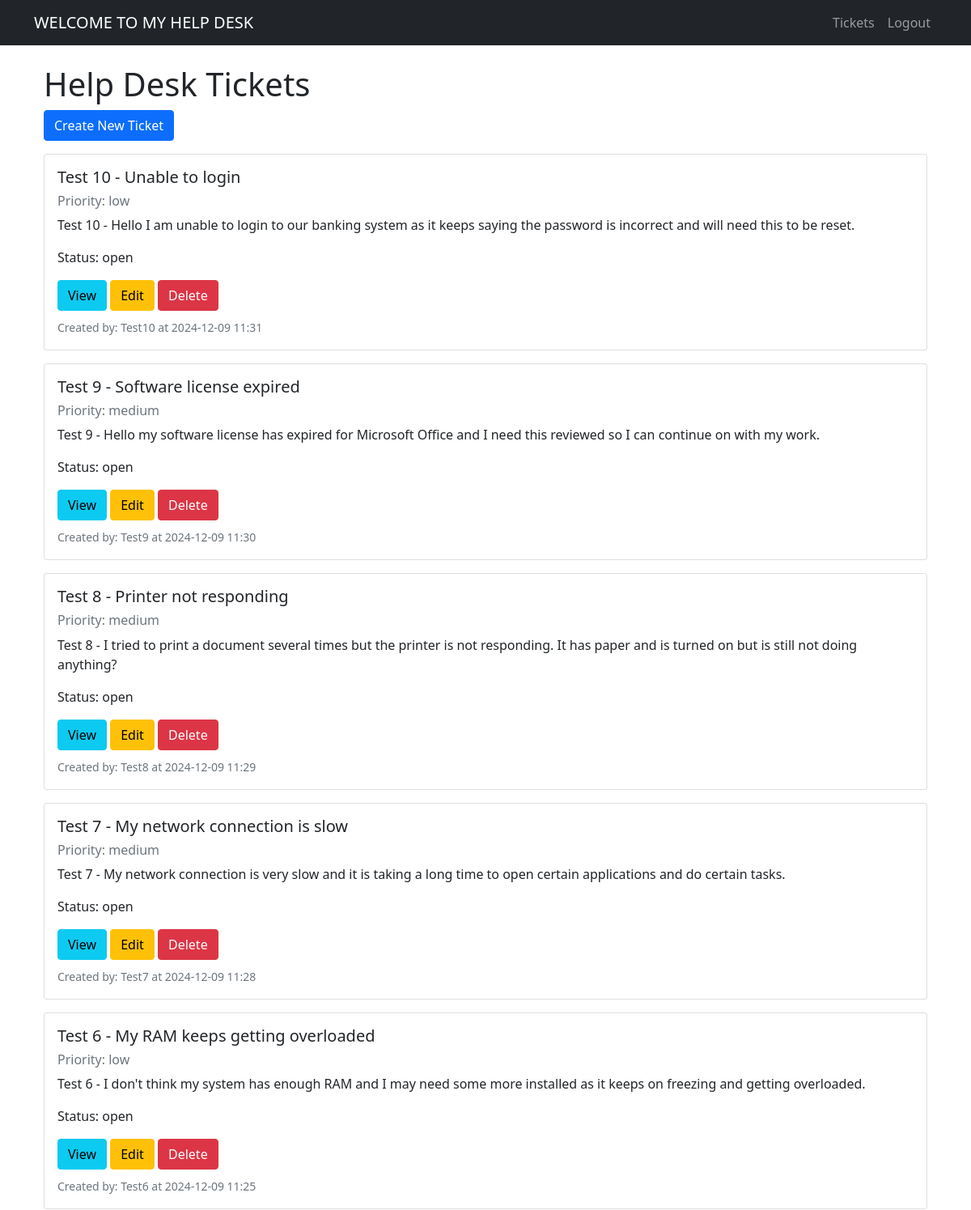
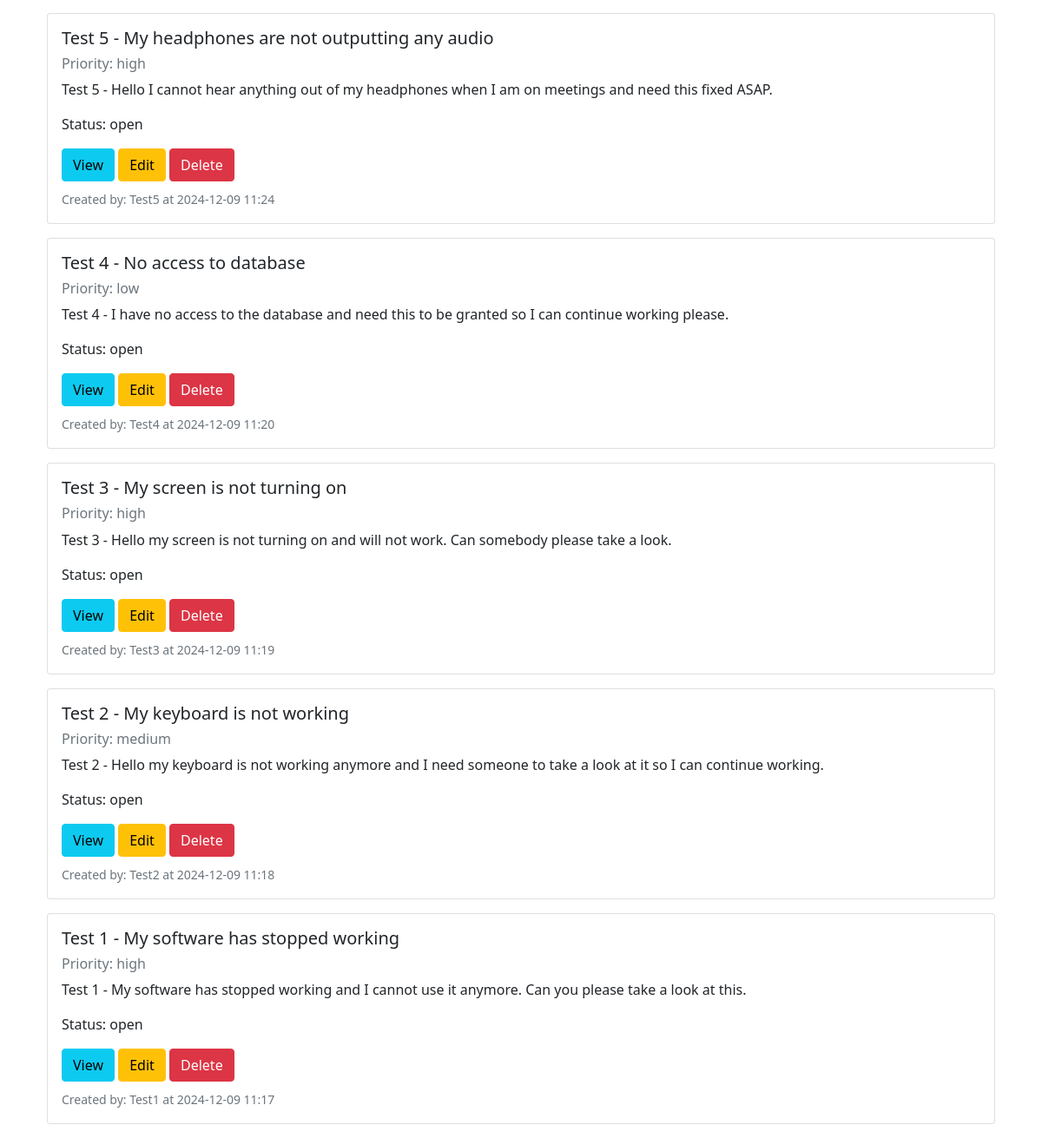
The app's page /tickets (signed in) with its own data (2 pictures, top to bottom).
### app/models.py (models this page shows, shortened)
class Ticket(db.Model):
    id = db.Column(db.Integer, primary_key=True)
    title = db.Column(db.String(100), nullable=False)
    description = db.Column(db.Text, nullable=False)
    status = db.Column(db.String(20), default='open')
    priority = db.Column(db.String(20), default='medium')
    created_at = db.Column(db.DateTime, default=datetime.now)
    updated_at = db.Column(db.DateTime, default=datetime.now, onupdate=datetime.now)
    author_id = db.Column(db.Integer, db.ForeignKey('user.id'), nullable=False)
    assigned_to = db.Column(db.Integer, db.ForeignKey('user.id'))
    comments = db.relationship('Comment', backref='ticket', lazy='dynamic', cascade='all, delete-orphan')

class User(UserMixin, db.Model):
    id = db.Column(db.Integer, primary_key=True)
    username = db.Column(db.String(64), unique=True, nullable=False)
    email = db.Column(db.String(120), unique=True, nullable=False)
    password_hash = db.Column(db.String(128))
    is_admin = db.Column(db.Boolean, default=False)
    created_at = db.Column(db.DateTime, default=datetime.now)
    tickets_created = db.relationship('Ticket', backref='author', lazy='dynamic', foreign_keys='Ticket.author_id')
    tickets_assigned = db.relationship('Ticket', backref='assigned_user', lazy='dynamic', foreign_keys='Ticket.assigned_to')
    comments = db.relationship('Comment', backref='author', lazy='dynamic')

### app/routes/tickets.py (the view)
@bp.route('/tickets')
@login_required
def list_tickets():
    if current_user.is_admin:
        tickets = Ticket.query.order_by(Ticket.created_at.desc()).all()
    else:
        tickets = Ticket.query.filter_by(author=current_user).order_by(Ticket.created_at.desc()).all()
    return render_template('tickets/list.html', tickets=tickets)

### app/__init__.py (called while the page is built)
def create_app(config_class=Config):
    app = Flask(__name__)
    app.config.from_object(config_class)
    db.init_app(app)
    login_manager.init_app(app)
    from app.routes.main import bp as main_bp
    from app.routes.auth import bp as auth_bp
    from app.routes.tickets import bp as tickets_bp
    app.register_blueprint(main_bp)
    app.register_blueprint(auth_bp)
    app.register_blueprint(tickets_bp)
    @login_manager.user_loader
    def load_user(id):
        from app.models import User
        return User.query.get(int(id))
    return app

### app/templates/tickets/list.html
{% extends "base.html" %} {% block title %}Tickets{% endblock %} {% block
content %}
<div class="container">
  <h1>Help Desk Tickets</h1>
  <div class="mb-3">
    <a href="{{ url_for('tickets.create_ticket') }}" class="btn btn-primary"
      >Create New Ticket</a
    >
  </div>
   {% if tickets %} {%
  for ticket in tickets %}
  <div class="card mb-3">
    <div class="card-body">
      <h5 class="card-title">{{ ticket.title }}</h5>
      <h6 class="text-muted">Priority: {{ ticket.priority }}</h6>
      <p class="card-text">{{ ticket.description }}</p>
      <p>Status: {{ ticket.status }}</p>
      <div>
        <a
          href="{{ url_for('tickets.view_ticket', id=ticket.id) }}"
          class="btn btn-info"
          >View</a
        >
        <a
          href="{{ url_for('tickets.update_ticket', id=ticket.id) }}"
          class="btn btn-warning"
          >Edit</a
        >
         {% if current_user.is_admin %}
        <a
          href="{{ url_for('tickets.delete_ticket', id=ticket.id) }}"
          class="btn btn-danger"
          onclick="return confirm('Are you sure you want to delete this ticket?');"
          >Delete</a
        >
        {% endif %}
      </div>
      <div class="mt-2">
        <small class="text-muted"
          >Created by: {{ ticket.author.username }} at {{
          ticket.created_at.strftime('%Y-%m-%d %H:%M') }}</small
        >
      </div>
    </div>
  </div>
  {% endfor %} {% else %}
  <div class="alert alert-info">No tickets found.</div>
  {% endif %}
</div>
{% endblock %}

### app/templates/base.html (shortened to what this page needs)
<!DOCTYPE html>
<html>
  <head>
    <link
      rel="stylesheet"
      href="https://cdn.jsdelivr.net/npm/bootstrap@5.1.3/dist/css/bootstrap.min.css"
    />
  </head>
  <body>
    <nav class="navbar navbar-expand-lg navbar-dark bg-dark">
      <div class="container">
        <a class="navbar-brand" href="{{ url_for('main.index') }}">WELCOME TO MY HELP DESK</a>
        <div class="navbar-nav">
           {% if
          current_user.is_authenticated %}
          <a
            class="nav-item nav-link"
            href="{{ url_for('tickets.list_tickets') }}"
            >Tickets</a
          >
          <a class="nav-item nav-link" href="{{ url_for('auth.logout') }}"
            >Logout</a
          >
          {% endif %}
        </div>
      </div>
    </nav>
    <div class="container mt-4">
       {% block content %}{% endblock %}
    </div>
  </body>
</html>

### records on screen
Ticket: title "Test 10 - Unable to login", priority "low", description "Test 10 - Hello I am unable to login to our banking system as it keeps saying the password is incorrect and will need this to be reset.", status "open", author.username "Test10", created_at "2024-12-09 11:31"
Ticket: title "Test 9 - Software license expired", priority "medium", description "Test 9 - Hello my software license has expired for Microsoft Office and I need this reviewed so I can continue on with my work.", status "open", author.username "Test9", created_at "2024-12-09 11:30"
Ticket: title "Test 8 - Printer not responding", priority "medium", description "Test 8 - I tried to print a document several times but the printer is not responding. It has paper and is turned on but is still not doing anything?", status "open", author.username "Test8", created_at "2024-12-09 11:29"
Ticket: title "Test 7 - My network connection is slow", priority "medium", description "Test 7 - My network connection is very slow and it is taking a long time to open certain applications and do certain tasks.", status "open", author.username "Test7", created_at "2024-12-09 11:28"
Ticket: title "Test 6 - My RAM keeps getting overloaded", priority "low", description "Test 6 - I don't think my system has enough RAM and I may need some more installed as it keeps on freezing and getting overloaded.", status "open", author.username "Test6", created_at "2024-12-09 11:25"
Ticket: title "Test 5 - My headphones are not outputting any audio", priority "high", description "Test 5 - Hello I cannot hear anything out of my headphones when I am on meetings and need this fixed ASAP.", status "open", author.username "Test5", created_at "2024-12-09 11:24"
Ticket: title "Test 4 - No access to database", priority "low", description "Test 4 - I have no access to the database and need this to be granted so I can continue working please.", status "open", author.username "Test4", created_at "2024-12-09 11:20"
Ticket: title "Test 3 - My screen is not turning on", priority "high", description "Test 3 - Hello my screen is not turning on and will not work. Can somebody please take a look.", status "open", author.username "Test3", created_at "2024-12-09 11:19"
Ticket: title "Test 2 - My keyboard is not working", priority "medium", description "Test 2 - Hello my keyboard is not working anymore and I need someone to take a look at it so I can continue working.", status "open", author.username "Test2", created_at "2024-12-09 11:18"
Ticket: title "Test 1 - My software has stopped working", priority "high", description "Test 1 - My software has stopped working and I cannot use it anymore. Can you please take a look at this.", status "open", author.username "Test1", created_at "2024-12-09 11:17"
